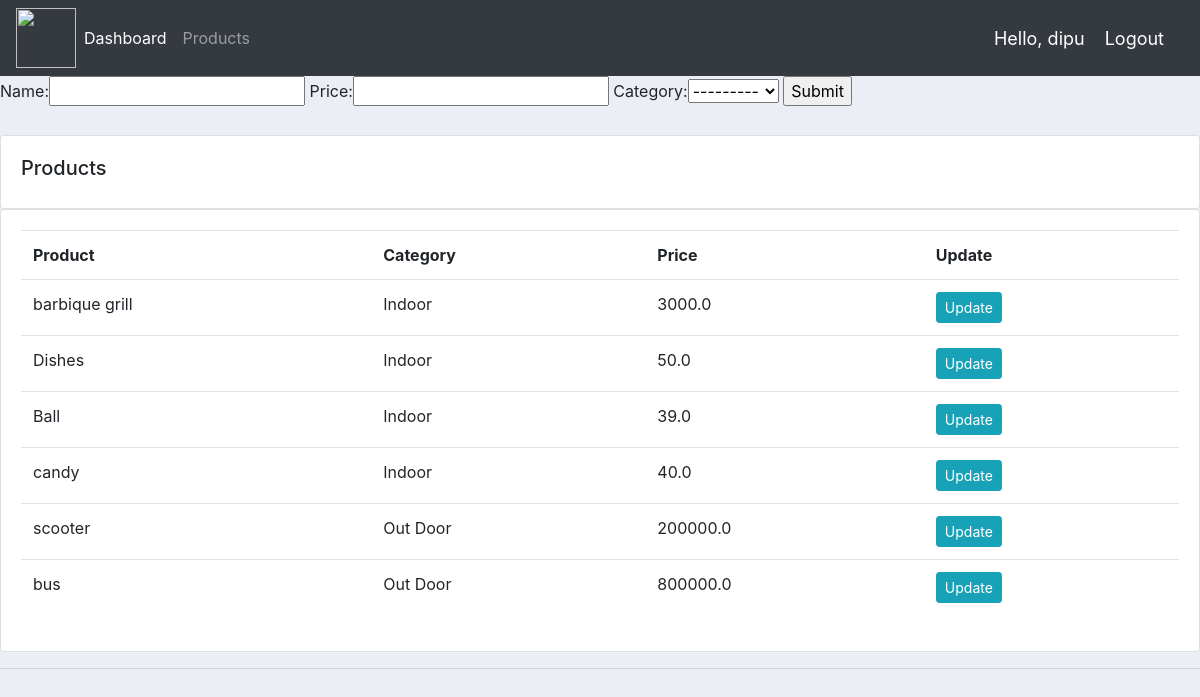
/product/ (signed in), run on the app's committed database.
### accounts/models.py (models this page shows, shortened)
class Product(models.Model):
	CATEGORY = (
			('Indoor', 'Indoor'),
			('Out Door', 'Out Door'),
			)
	name = models.CharField(max_length=200, null=True)
	price = models.FloatField(null=True)
	category = models.CharField(max_length=200, null=True, choices=CATEGORY)
	description = models.CharField(max_length=200, null=True, blank=True)
	date_created = models.DateTimeField(auto_now_add=True, null=True)
	tags = models.ManyToManyField(Tag)

### accounts/decorators.py (the view)
		def wrapper_func(request, *args, **kwargs):
			group = None
			if request.user.groups.exists():
				group = request.user.groups.all()[0].name
			if group in allowed_roles:
				return view_func(request, *args, **kwargs)
			else:
				return HttpResponse('You are not authorized to view this page')

### accounts/forms.py
class ProductForm(ModelForm):
	class Meta:
		model=Product
		fields='__all__'
		exclude=['description','date_created','tags']

### accounts/views.py (called while the page is built)
@login_required(login_url='login')
@allowed_users(allowed_roles=['admin'])
def products(request):
	products = Product.objects.all()
	form=ProductForm()
	if request.method == "POST":
		form = ProductForm(request.POST)
		if form.is_valid():
			form.save()
	context = {"form": form,'products':products}
	return render(request, 'accounts/product.html',context)

### templates/accounts/product.html (shortened to what this page needs)
{%  extends 'accounts/main.html' %}
{% block content %}
<form method="post" action="">
    {{form}}
    <input type="submit" name="Create User">
</form>
    <br>
		<div class="row">
			<div class="col-md">
				<div class="card card-body">
					<h5>Products</h5>
				</div>
				<div class="card card-body">
					<table class="table">
						<tr>
							<th>Product</th>
							<th>Category</th>
							<th>Price</th>
                            <th>Update</th>
						</tr>
                    {% for products in products %}
							<tr>
								<td>{{products.name}}</td>
								<td>{{products.category}}</td>
								<td>{{products.price}}</td>
                                 <td><a class="btn btn-sm btn btn-info" href="{% url 'update_product' products.id %}">Update</a> </td>
							</tr>
						{% endfor %}
					</table>
				</div>
			</div>
		</div>
{% endblock content %}

### templates/accounts/navbar.html (shortened to what this page needs)
{% load static %}
<nav class="navbar navbar-expand-lg navbar-dark bg-dark">
 <img src="{% static 'images/logo.png.png' %}" width="60" height="60">
  <div class="collapse navbar-collapse" id="navbarNav">
    <ul class="navbar-nav">
      {% if request.user.is_staff %}
      <li class="nav-item active">
        <a class="nav-link" href="{% url 'home' %}">Dashboard</a>
      </li>
      <li class="nav-item">
        <a class="nav-link" href="{% url 'products' %}">Products</a>
      </li>
      {% else %}
       <li class="nav-item">
        <a class="nav-link" href="{% url 'account' %}">Settings</a>
      </li>
      {% endif %}
    </ul>
  </div>
  <span class="hello-msg">Hello, {{request.user}}</span>
  <span ><a  class="hello-msg" href="{% url 'logout' %}">Logout</a></span>
</nav>

### accounts/static/css/main.css (style rules this page uses)
body { background-color: #ebeff5; }

### templates/accounts/navbar.html (style rules this page uses)
.hello-msg { font-size: 18px; color: #fff; margin-right: 20px; }

### data on the page
Product: name "barbique grill", category "Indoor", price "3000.0"
Product: name "Dishes", category "Indoor", price "50.0"
Product: name "Ball", category "Indoor", price "39.0"
Product: name "candy", category "Indoor", price "40.0"
Product: name "scooter", category "Out Door", price "200000.0"
Product: name "bus", category "Out Door", price "800000.0"

### other printed values
{{ request.user }} "dipu"
